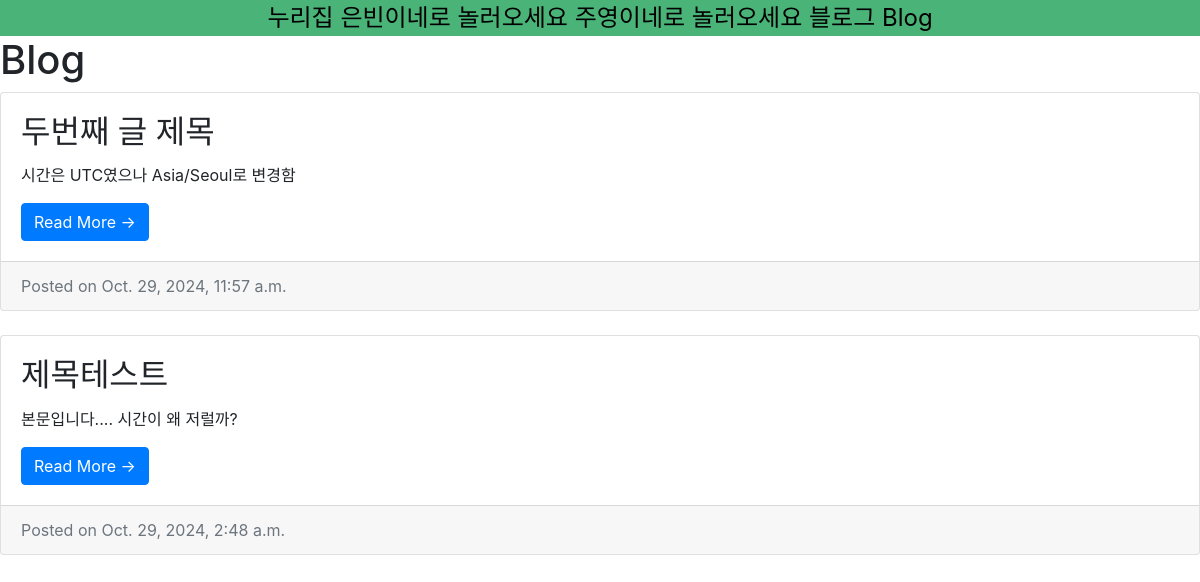
/blog/, run on an earlier commit of the app's database.
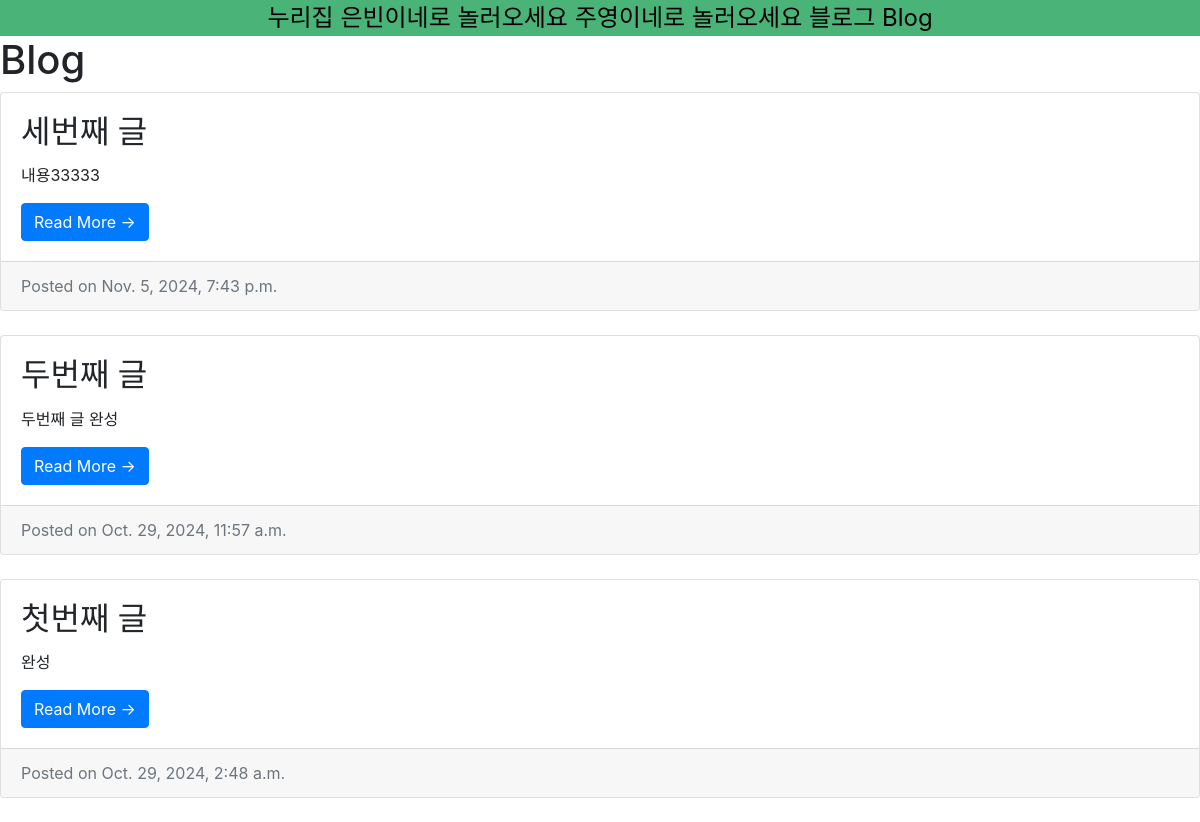
And on a later commit of the database.
### blog/models.py (models this page shows, shortened)
class Post(models.Model):
    title = models.CharField(max_length=100)
    content = models.TextField()
    created_at = models.DateTimeField(auto_now_add=True)
    updated_at = models.DateTimeField(auto_now=True)
    def get_absolute_url(self):
        return f"/blog/{self.pk}/"

### blog/views.py (the view)
# urls.py: path('', views.PostList.as_view()),
class PostList(ListView):
    model = Post
    ordering = '-pk'

### blog/templates/blog/post_list.html (shortened to what this page needs)
<!DOCTYPE html>
<html lang="ko">
<head>
    <link href="https://stackpath.bootstrapcdn.com/bootstrap/4.5.2/css/bootstrap.min.css" rel="stylesheet">
</head>
<body>
  <nav>
        <a href="{% url 'single_pages:landing_page' %}">누리집</a>
        <a href="{% url 'single_pages:eunbin_page' %}">은빈이네로 놀러오세요</a>
        <a href="{% url 'single_pages:juyoung_page' %}">주영이네로 놀러오세요</a>
        <a href="{% url 'single_pages:blog_list' %}">블로그</a>
        <a href="{% url 'blog:post_list' %}">Blog</a>
  </nav>
    <h1>Blog</h1>
{% for p in post_list %}
<div class="card mb-4">
    <div class="card-body">
        <h2 class="card-title">{{ p.title }}</h2>
        <p class="card-text">{{ p.content }}</p>
        <a href="{{ p.get_absolute_url }}" class="btn btn-primary">Read More &rarr;</a>
    </div>
    <div class="card-footer text-muted">
        Posted on {{ p.created_at }}
    </div>
</div>
{% endfor %}
</body>
</html>

### blog/templates/blog/post_list.html (style rules this page uses)
nav { background-color: #4AB378; font-size: 150%; text-align: center; }
nav a { color: #000000 }

What changed in the data, as far as the page shows it:
added Post: title "세번째 글", content "내용33333", created_at "Nov. 5, 2024, 7:43 p.m."
changed Post: title "두번째 글 제목" → "두번째 글"; content "시간은 UTC였으나 Asia/Seoul로 변경함" → "두번째 글 완성"
changed Post: title "제목테스트" → "첫번째 글"; content "본문입니다.... 시간이 왜 저럴까?" → "완성"
